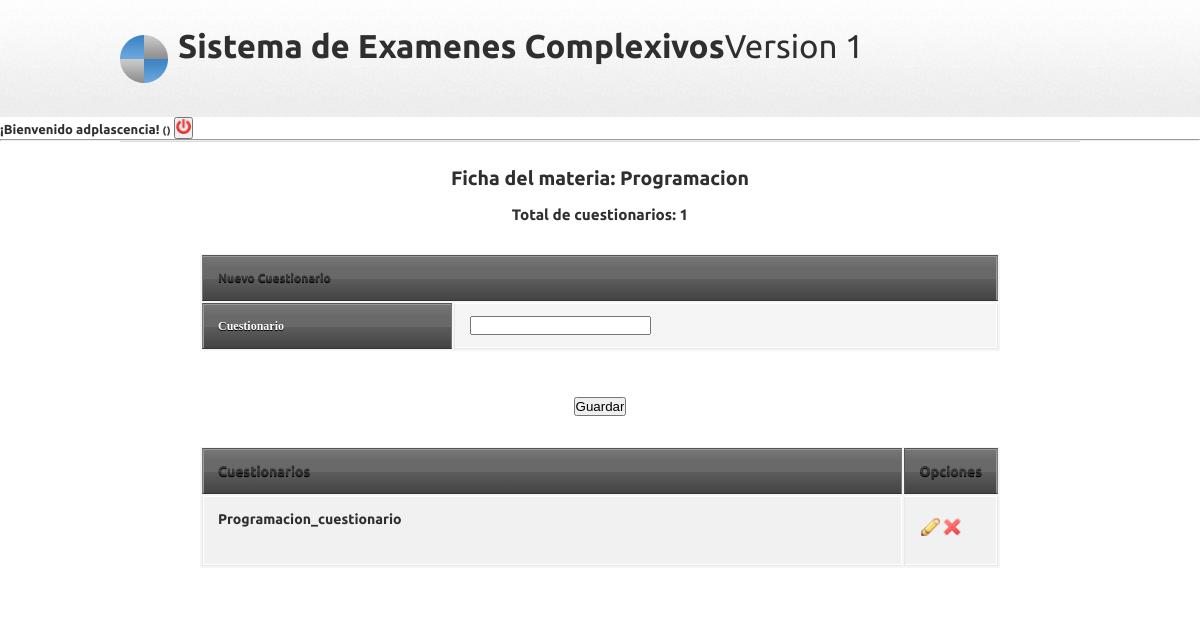
The app's page /ficha_materia.php?materia=1 (signed in) with its own data.
### tables this page shows
CREATE TABLE IF NOT EXISTS `materias` (
`id_materias` int(11) NOT NULL,
  `Materia` varchar(45) DEFAULT NULL,
  `id_titulacion` int(11) NOT NULL
);

CREATE TABLE IF NOT EXISTS `cuestionario` (
`id_cuestionario` int(11) NOT NULL,
  `cuestionario` varchar(45) DEFAULT NULL,
  `id_materia` int(11) NOT NULL,
  `estado` tinyint(1) DEFAULT '0'
);

### DAT/DATmateria.php (called while the page is built, shortened)
<?php
if (!function_exists('materias_consultar')) {
	function materias_consultar($criterio,$valor){
    require("DAT/conect.php");
    $SQL="call SP_materias_cons('".$criterio."','".$valor."')";
    $resultado=mysqli_query($link,$SQL) or die(mysqli_error($link));
    return ($resultado);
	}
}
 ?>

### BL/materias_funciones.php (called while the page is built, shortened)
<?php
if (!function_exists('consultar_materia')){
	require("DAT/DATmateria.php");
	function consultar_materia($criterio,$valor){
    $resultado=materias_consultar($criterio,$valor);
    return (transformar_a_lista($resultado));
	}
}
if (!function_exists('insertar_materia')){
	require("DAT/DATmateria.php");
}
if (!function_exists('eliminar_materia')) {
	require("DAT/DATmateria.php");
}
 ?>

### BL/general_funciones.php (called while the page is built, shortened)
<?php
function transformar_a_lista($resultado){
	if (mysqli_num_rows($resultado)>0) {
    	$lista=mysqli_fetch_all($resultado,MYSQLI_ASSOC);
   		return($lista);
    }else{
    	return 0;
    }
}
 ?>

### DAT/DATcuestionarios.php (called while the page is built, shortened)
<?php
if (!function_exists('consultar_cuestionario')){
	function consultar_cuestionario($criterio,$valor){
		    require("DAT/conect.php");
		    $SQL="call SP_cuestionarios_cons('".$criterio."','".$valor."')";
		    $resultado=mysqli_query($link,$SQL) or die(mysqli_error($link));
		    return ($resultado);
		}
}
 ?>

### BL/cuestionarios_funciones.php (called while the page is built, shortened)
<?php
if (!function_exists('cuestionario_consultar')){
	require("DAT/DATcuestionarios.php");
	function cuestionario_consultar($criterio,$valor){
	$res=consultar_cuestionario($criterio,$valor);
	return(transformar_a_lista($res));
	}
}
if (!function_exists('cuestionario_autorizar')){
	require("DAT/DATcuestionarios.php");
}
if (!function_exists('cuestionario_eliminar')){
	require("DAT/DATcuestionarios.php");
}
if (!function_exists('cuestionario_insertar')){
	require("DAT/DATcuestionarios.php");
}
 ?>

### ficha_materia.php (the view, shortened to what this page needs)
<?php
include("cabecera.php");
include("BL/materias_funciones.php");
include("BL/cuestionarios_funciones.php");
 $materia=consultar_materia("id",$_GET["materia"]);
 $materia=$materia[0];
 $cuestionarios=cuestionario_consultar('materia',$materia['Materia']);
 $total=count($cuestionarios);
echo"
<div id='maincontent' class='bodywidth clear' align='center'>
    <h2>Ficha del materia: ".$materia['Materia']." </h2><br>
    <h3>Total de cuestionarios: ". $total." </h3>";
echo "<form name=form action=".$_SERVER['PHP_SELF']."?materia=".$_GET["materia"]." method='post'>";
	echo "<table class=tablas>
	<tr><th colspan=2><h4>Nuevo Cuestionario</th></tr>";
	echo "<tr><th>Cuestionario</th><td><input type='text' name=cuestionario></td></tr>";
	echo "</table><br><input type='submit' value='Guardar'>";
	echo "</form>";
echo "<table>
  <thead>
    <tr>
    <th><h3>Cuestionarios</h3></th>
    <th width='10%'><h3>Opciones</h3></th>
    </tr>
  </thead>
  <tbody>";
  if (is_array($cuestionarios)) {
  foreach ($cuestionarios as $cuestionario) {
    echo "<tr>";
    echo "<td><h3>".$cuestionario['cuestionario']."</h3><br>";
    echo"</td>";
      echo "<td><h4><a href=ficha_cuestionario_editar.php?cuestionario=".$cuestionario['id_cuestionario']."&materia=".$_GET["materia"].">
          <img src=images/pencil.png width=20></a>
          <a href=ficha_cuestionario_borrar.php?borrar=".$cuestionario['id_cuestionario']."&materia=".$_GET["materia"].">
          <img src=images/cross.png width=20></a> </h4></td>";
      echo "</tr>";
      }
	}else{
  		echo "<tr>";
  		echo "<td>sin datos</td>";
  		echo "</tr>";
	}
echo "</tbody>";
echo "</table>";
?>

### css/styles.css (style rules this page uses)
* { margin:0; padding:0; }
img, img a { outline:none; border:none; }
body { background-color:#fff; color:#575757; font:81.3% "Georgia",times,serif; margin:0; padding:0; }
a, a:visited { outline:none; color:#4086c6; text-decoration:none; }
.clear:before, .clear:after { content:""; display:table; }
.clear:after { clear:both; }
.clear { zoom:1; }
.bodywidth { width:960px; margin:0 auto; clear:both; }
h1, h2, h3, h4, h5, h6 { color:#2f2f2f; font-family:"Ubuntu",arial; }
table { background: #f5f5f5; border-collapse: separate; box-shadow: inset 0 1px 0 #fff; font-size: 12px; line-height: 24px; margin: 30px auto; text-align: left; width: 800px; }
th { background: url(http://jackrugile.com/images/misc/noise-diagonal.png), linear-gradient(#777, #444); border-left: 1px solid #555; border-right: 1px solid #777; border-top: 1px solid #555; border-bottom: 1px solid #333; box-shadow: inset 0 1px 0 #999; color: #FFF !important; font-weight: bold; padding: 10px 15px; position: relative; text-shadow: 0 1px 0 #000; }
th:after { background: linear-gradient(rgba(255,255,255,0), rgba(255,255,255,.08)); content: ''; display: block; height: 25%; left: 0; margin: 1px 0 0 0; position: absolute; top: 25%; width: 100%; }
th:first-child { border-left: 1px solid #777; box-shadow: inset 1px 1px 0 #999; }
th:last-child { box-shadow: inset -1px 1px 0 #999; }
td { border-right: 1px solid #fff; border-left: 1px solid #e8e8e8; border-top: 1px solid #fff; border-bottom: 1px solid #e8e8e8; padding: 10px 15px; position: relative; transition: all 300ms; }
td:first-child { box-shadow: inset 1px 0 0 #fff; }
td:last-child { border-right: 1px solid #e8e8e8; box-shadow: inset -1px 0 0 #fff; }
tr { background: url(http://jackrugile.com/images/misc/noise-diagonal.png); }
tr:nth-child(odd) td { background: #f1f1f1 url(http://jackrugile.com/images/misc/noise-diagonal.png); }
tr:last-of-type td { box-shadow: inset 0 -1px 0 #fff; }
tr:last-of-type td:first-child { box-shadow: inset 1px -1px 0 #fff; }
tr:last-of-type td:last-child { box-shadow: inset -1px -1px 0 #fff; }
#maincontent { border-top:1px #dbdbdb solid; padding:25px 0 0 0; overflow:hidden; }

### css/styleprint.css (style rules this page uses)
table { background: #f5f5f5; border-collapse: separate; box-shadow: inset 0 1px 0 #fff; font-size: 12px; line-height: 24px; margin: 30px auto; text-align: left; width: 800px; }
th { background: url(http://jackrugile.com/images/misc/noise-diagonal.png), linear-gradient(#777, #444); border-left: 1px solid #555; border-right: 1px solid #777; border-top: 1px solid #555; border-bottom: 1px solid #333; box-shadow: inset 0 1px 0 #999; color: #FFF !important; font-weight: bold; padding: 10px 15px; position: relative; text-shadow: 0 1px 0 #000; }

### records on screen
materias: Materia "Programacion"
cuestionario: cuestionario "Programacion_cuestionario"

### other values on screen
$_SESSION['user'] "adplascencia"
$total "1"
